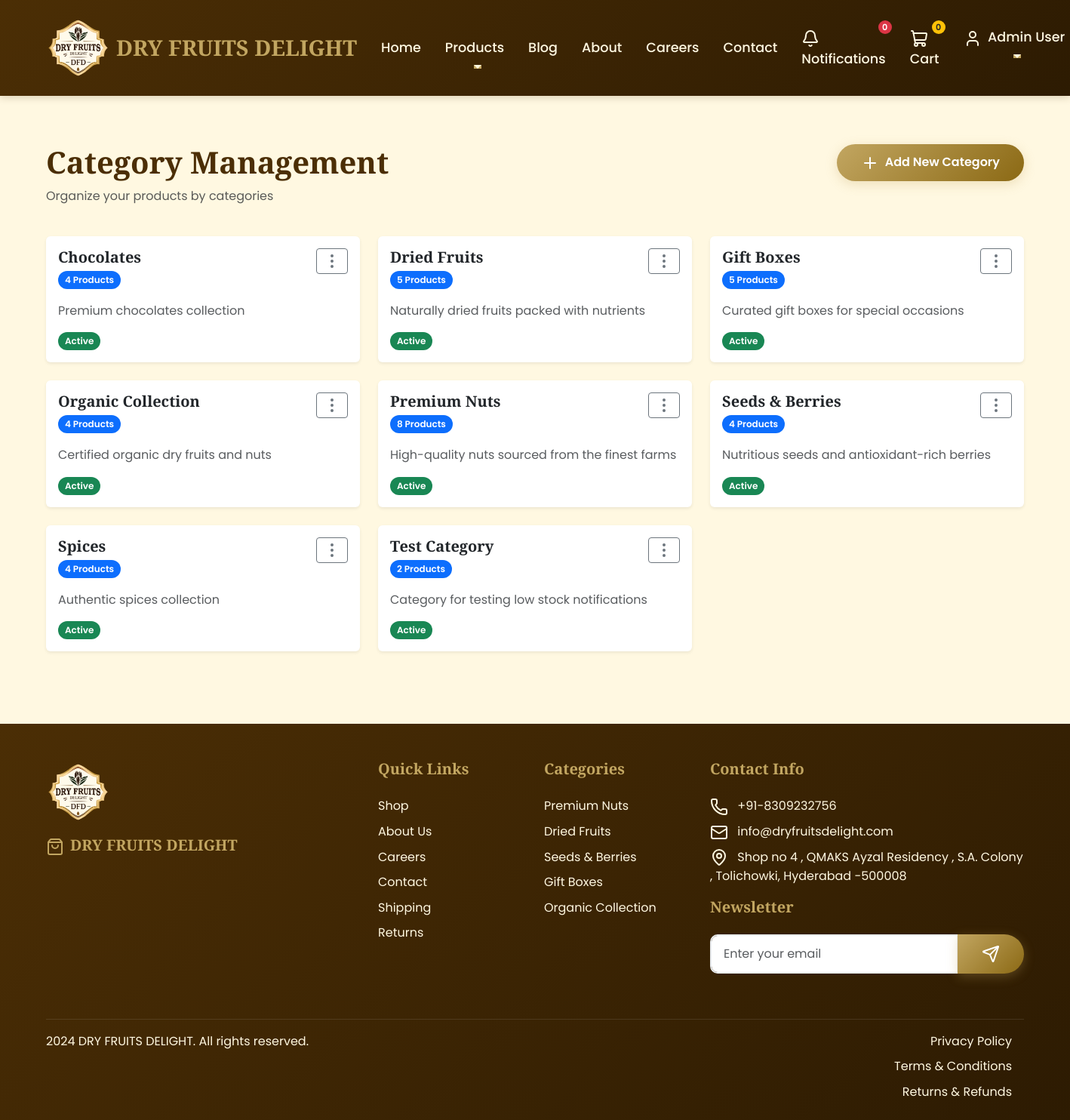
The page /api/shop/manage/categories/ (signed in) on the database as committed earlier.
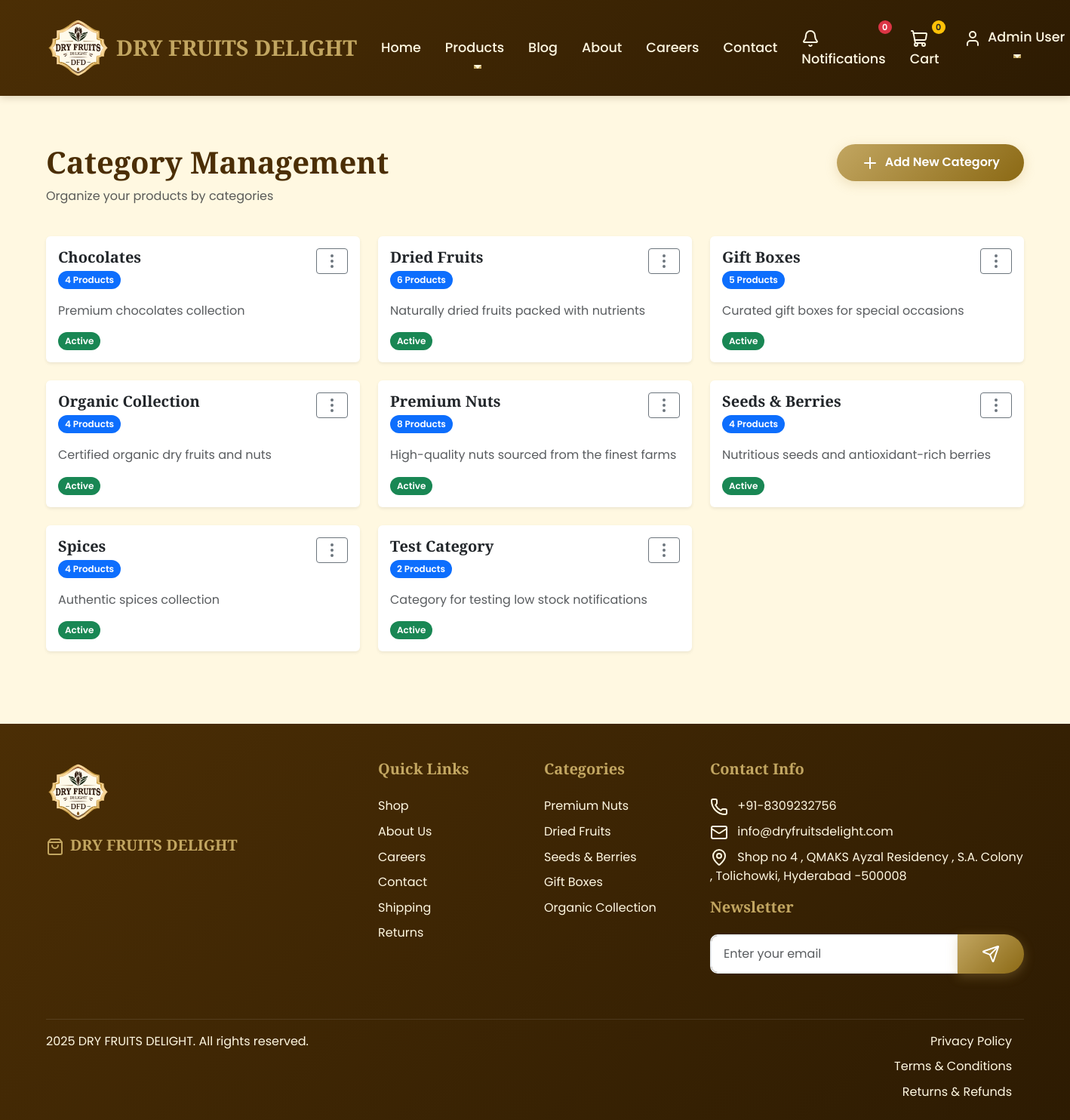
The same page on the database as committed later.
### apps/shop/models.py (models this page shows, shortened)
class Category(models.Model):
    name = models.CharField(max_length=100, unique=True)
    description = models.TextField(blank=True)
    image = models.ImageField(upload_to='categories/', blank=True, null=True)
    is_active = models.BooleanField(default=True)
    created_at = models.DateTimeField(default=timezone.now)
    class Meta:
        verbose_name_plural = 'Categories'
        ordering = ['name']

### apps/cms/models.py (models this page shows, shortened)
class FooterContent(models.Model):
    business_name = models.CharField(max_length=100, default="DRY FRUITS DELIGHT")
    copyright_text = models.CharField(max_length=200, default="© 2024 DRY FRUITS DELIGHT. All rights reserved.")
    address = models.TextField()
    phone = models.CharField(max_length=20)
    email = models.EmailField()
    facebook_url = models.URLField(blank=True)
    instagram_url = models.URLField(blank=True)
    twitter_url = models.URLField(blank=True)
    youtube_url = models.URLField(blank=True)
    is_active = models.BooleanField(default=True)
    updated_at = models.DateTimeField(auto_now=True)
    class Meta:
        verbose_name = "Footer Content"
        verbose_name_plural = "Footer Content"

### apps/shop/views.py (the view, shortened to what this page needs)
# urls.py: path('categories/', views.category_management, name='category_management'),
@login_required
def category_management(request):
    if not request.user.has_permission('products', 'view'):
        messages.error(request, 'Access denied.')
        return redirect('core:dashboard')
    categories: 'QuerySet[Category]' = Category.objects.all()
    return render(request, 'shop/category_management.html', {'categories': categories})

### apps/core/context_processors.py (called while the page is built)
def footer_content(request):
    try:
        footer = FooterContent.objects.get(is_active=True)
    except FooterContent.DoesNotExist:
        footer = None
    return {
        'footer_content': footer
    }

def contact_info(request):
    try:
        contact = ContactInfo.objects.get(id=1)
    except ContactInfo.DoesNotExist:
        contact = None
    return {
        'contact_info': contact
    }

### apps/users/models.py (called while the page is built)
    def has_permission(self, module, permission_type):
        if not self.role:
            return False
        if self.role.name == 'admin':
            return True
        try:
            perm = Permission.objects.get(role=self.role, module=module)
            return getattr(perm, f'can_{permission_type}', False)
        except Permission.DoesNotExist:
            return False

### templates/shop/category_management.html (shortened to what this page needs)
{% extends 'base.html' %}
{% load static %}
{% block content %}
<div class="container py-5">
    <div class="row mb-4">
        <div class="col-md-6">
            <h1 class="display-6 fw-bold">Category Management</h1>
            <p class="text-muted">Organize your products by categories</p>
        </div>
        <div class="col-md-6 text-md-end">
            <button type="button" class="btn btn-primary" data-bs-toggle="modal" data-bs-target="#addCategoryModal">
                <i data-lucide="plus" class="me-1"></i> Add New Category
            </button>
        </div>
    </div>
    <div class="row g-4">
        {% for category in categories %}
        <div class="col-lg-4 col-md-6">
            <div class="card border-0 shadow-sm h-100">
                <div class="card-body">
                    <div class="d-flex justify-content-between align-items-start mb-3">
                        <div>
                            <h5 class="card-title mb-1">{{ category.name }}</h5>
                            <span class="badge bg-primary">{{ category.products.count }} Products</span>
                        </div>
                        <div class="dropdown">
                            <button class="btn btn-sm btn-outline-secondary" type="button" data-bs-toggle="dropdown">
                                <i data-lucide="more-vertical"></i>
                            </button>
                        </div>
                    </div>
                    <p class="card-text text-muted">{{ category.description|default:"No description available" }}</p>
                    <div class="d-flex gap-2">
                        <span class="badge {% if category.is_active %}bg-success{% else %}bg-secondary{% endif %}">
                            {{ category.is_active|yesno:"Active,Inactive" }}
                        </span>
                    </div>
                </div>
            </div>
        </div>
        {% endfor %}
    </div>
</div>
{% endblock %}

### templates/base.html (shortened to what the changed rows need)
<!DOCTYPE html>
<html lang="en">
{% load static %}
<head>
    <link href="https://cdn.jsdelivr.net/npm/bootstrap@5.3.0/dist/css/bootstrap.min.css" rel="stylesheet">
    <link href="{% static 'css/style.css' %}" rel="stylesheet">
</head>
<body class="{% if user.is_authenticated %}authenticated{% endif %}">
    <main>
        {% block content %}{% endblock %}
    </main>
    <footer class="footer">
        <div class="container">
            <div class="row">
                <div class="col-lg-4 col-md-6 mb-4">
                    {% if footer_content %}
                        <img src="{% static 'images/dry fruits logo.png' %}" alt="DRY FRUITS DELIGHT Logo" class="mb-3" style="height: 85px; width: auto; object-fit: contain;">
                        <h5><i data-lucide="shopping-bag" class="me-2"></i>{{ footer_content.business_name }}</h5>
                        <div class="d-flex">
                        </div>
                    {% endif %}
                </div>
                <div class="col-lg-4 col-md-6 mb-4">
                    {% if footer_content %}
                        <ul class="list-unstyled">
                            <li class="mb-2">
                                <i data-lucide="phone" class="me-2"></i>
                                {{ footer_content.phone }}
                            </li>
                            <li class="mb-2">
                                <i data-lucide="mail" class="me-2"></i>
                                {{ footer_content.email }}
                            </li>
                            <li class="mb-3">
                                <i data-lucide="map-pin" class="me-2"></i>
                                {{ footer_content.address|linebreaksbr }}
                            </li>
                        </ul>
                    {% endif %}
                </div>
            </div>
            <div class="footer-bottom">
                <div class="row">
                    <div class="col-md-6">
                        {% if footer_content %}
                            <p>{{ footer_content.copyright_text }}</p>
                        {% else %}
                            <p>&copy; 2025 Dry Fruit House. All rights reserved.</p>
                        {% endif %}
                    </div>
                </div>
            </div>
        </div>
    </footer>
</body>
</html>

Rows that differ between the two databases and show on the page:
computed for Category "Dried Fruits": products.count "5" → "6"
changed FooterContent "DRY FRUITS DELIGHT": copyright_text "2024 DRY FRUITS DELIGHT. All rights reserved." → "2025 DRY FRUITS DELIGHT. All rights reserved."
